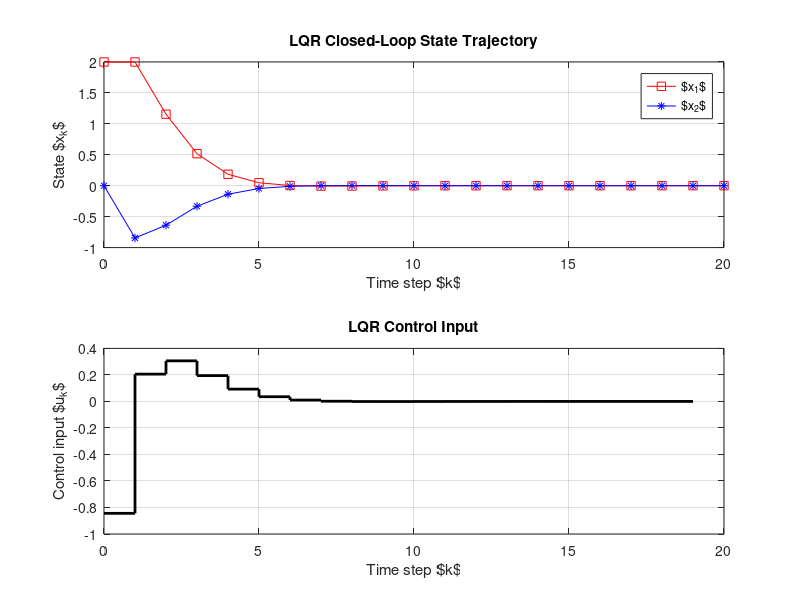

Here is the MATLAB script that generated this plot:
% Discrete-Time Infinite-Horizon LQR Simulation
clear; clc;

% --------------------------------------
% 1. System definition (discrete-time)
% --------------------------------------
A = [1 1; 0 1];       % State transition matrix
B = [0; 1];           % Input matrix

Q = eye(2);           % State weighting matrix
R = 1;                % Control weighting scalar

% --------------------------------------
% 2. Solve Discrete-Time Algebraic Riccati Equation (DARE)
% --------------------------------------
[K, P, eigVals] = dlqr(A, B, Q, R);   % Compute LQR gain

disp('LQR gain K:');
disp(K);

% --------------------------------------
% 3. Simulation setup
% --------------------------------------
x = [2; 0];           % Initial state
N = 20;               % Number of time steps

X = zeros(2, N+1);    % State trajectory storage
U = zeros(1, N);      % Control input storage
X(:,1) = x;           % Set initial state

% --------------------------------------
% 4. Closed-loop simulation
% x_{k+1} = (A - B*K)*x_k
% --------------------------------------
for k = 1:N
    u = -K * x;                      % Compute control input
    x = A * x + B * u;               % Apply closed-loop dynamics
    X(:,k+1) = x;                    % Store new state
    U(k) = u;                        % Store control input
end

% --------------------------------------
% 5. Plot results
% --------------------------------------
figure;

% Plot state trajectories
subplot(2,1,1);
plot(0:N, X(1,:), 'r-s', 0:N, X(2,:), 'b-*');
legend('$x_1$','$x_2$');
xlabel('Time step $k$');
ylabel('State $x_k$');
title('LQR Closed-Loop State Trajectory');
grid on;

% Plot control input
subplot(2,1,2);
stairs(0:N-1, U, 'k-', 'LineWidth', 2);
xlabel('Time step $k$');
ylabel('Control input $u_k$');
title('LQR Control Input');
grid on;
